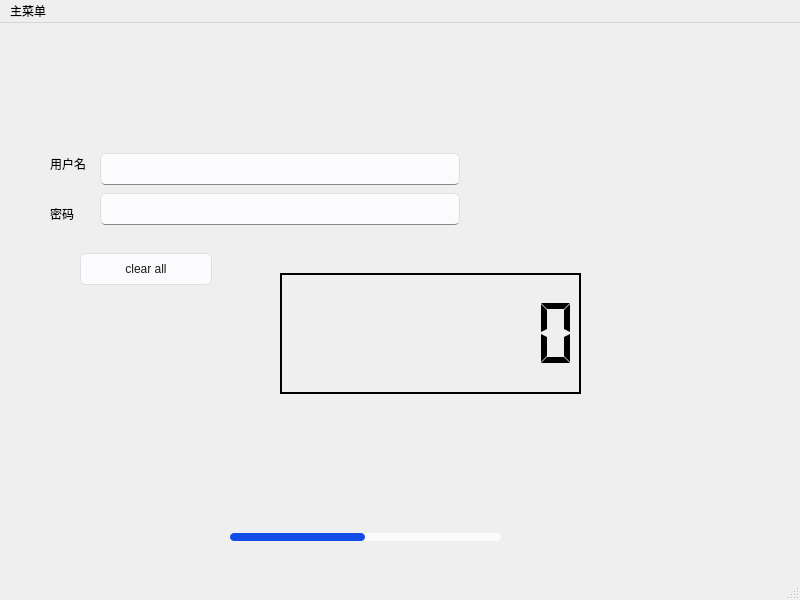
<?xml version="1.0" encoding="UTF-8"?>
<ui version="4.0">
 <class>MainWindow</class>
 <widget class="QMainWindow" name="MainWindow">
  <property name="geometry">
   <rect>
    <x>0</x>
    <y>0</y>
    <width>800</width>
    <height>600</height>
   </rect>
  </property>
  <property name="windowTitle">
   <string>MainWindow</string>
  </property>
  <widget class="QWidget" name="centralwidget">
   <widget class="QLabel" name="label">
    <property name="geometry">
     <rect>
      <x>50</x>
      <y>120</y>
      <width>111</width>
      <height>41</height>
     </rect>
    </property>
    <property name="text">
     <string>用户名</string>
    </property>
   </widget>
   <widget class="QLabel" name="label_2">
    <property name="geometry">
     <rect>
      <x>50</x>
      <y>170</y>
      <width>111</width>
      <height>41</height>
     </rect>
    </property>
    <property name="text">
     <string>密码</string>
    </property>
   </widget>
   <widget class="QLineEdit" name="lineEdit">
    <property name="geometry">
     <rect>
      <x>100</x>
      <y>130</y>
      <width>360</width>
      <height>32</height>
     </rect>
    </property>
    <property name="styleSheet">
     <string notr="true">QLineEdit{
font: 11pt &quot;微软雅黑&quot;;
border-radius: 5px;
border: 1px groove rgb(223, 223, 223);
background-color: rgb(251, 251, 253);
border-bottom-width: 1px;
border-bottom-color: rgb(136, 136, 136);
border-style: solid;
selection-background-color: rgb(19, 77, 231);
}

QLineEdit:focus {
font: 11pt &quot;微软雅黑&quot;;
border-radius: 5px;
border: 1px groove rgb(223, 223, 223);
background-color: rgb(251, 251, 253);
border-bottom-width: 2px;
border-bottom-color: rgb(19, 77, 231);
border-style: solid;
selection-background-color: rgb(19, 77, 231);
}
</string>
    </property>
    <property name="clearButtonEnabled">
     <bool>true</bool>
    </property>
   </widget>
   <widget class="QLineEdit" name="lineEdit_2">
    <property name="geometry">
     <rect>
      <x>100</x>
      <y>170</y>
      <width>360</width>
      <height>32</height>
     </rect>
    </property>
    <property name="styleSheet">
     <string notr="true">QLineEdit{
font: 11pt &quot;微软雅黑&quot;;
border-radius: 5px;
border: 1px groove rgb(223, 223, 223);
background-color: rgb(251, 251, 253);
border-bottom-width: 1px;
border-bottom-color: rgb(136, 136, 136);
border-style: solid;
selection-background-color: rgb(19, 77, 231);
lineedit-password-mask-delay: 1000
}

QLineEdit:focus {
font: 11pt &quot;微软雅黑&quot;;
border-radius: 5px;
border: 1px groove rgb(223, 223, 223);
background-color: rgb(251, 251, 253);
border-bottom-width: 2px;
border-bottom-color: rgb(19, 77, 231);
border-style: solid;
selection-background-color: rgb(19, 77, 231);
lineedit-password-mask-delay: 1000
}
</string>
    </property>
    <property name="maxLength">
     <number>8</number>
    </property>
    <property name="echoMode">
     <enum>QLineEdit::Normal</enum>
    </property>
    <property name="dragEnabled">
     <bool>false</bool>
    </property>
    <property name="cursorMoveStyle">
     <enum>Qt::LogicalMoveStyle</enum>
    </property>
    <property name="clearButtonEnabled">
     <bool>true</bool>
    </property>
   </widget>
   <widget class="QPushButton" name="pushButton">
    <property name="geometry">
     <rect>
      <x>80</x>
      <y>230</y>
      <width>132</width>
      <height>32</height>
     </rect>
    </property>
    <property name="toolTip">
     <string>哈哈哈哈</string>
    </property>
    <property name="toolTipDuration">
     <number>-1</number>
    </property>
    <property name="styleSheet">
     <string notr="true">QPushButton {
font: 11pt &quot;微软雅黑&quot;;
color: rgb(26, 26, 26);
border-radius: 5px; 
border: 1px groove rgb(223, 223, 223);
background-color: rgb(251, 251, 253);
border-style: solid
}

QPushButton:hover {
font: 11pt &quot;微软雅黑&quot;;
color: rgb(26, 26, 26);
border-radius: 5px; 
border: 1px groove rgb(223, 223, 223);
background-color: rgb(246, 246, 246);
border-style: solid
}

QPushButton:pressed {
font: 11pt &quot;微软雅黑&quot;;
color: rgb(136, 136, 136);
border-radius: 5px; 
border: 1px groove rgb(223, 223, 223);
background-color: rgb(240, 240, 240);
border-style: solid
}
</string>
    </property>
    <property name="text">
     <string>clear all</string>
    </property>
    <property name="checkable">
     <bool>false</bool>
    </property>
    <property name="checked">
     <bool>false</bool>
    </property>
   </widget>
   <widget class="QLCDNumber" name="lcdNumber">
    <property name="geometry">
     <rect>
      <x>280</x>
      <y>250</y>
      <width>301</width>
      <height>121</height>
     </rect>
    </property>
    <property name="frameShape">
     <enum>QFrame::Box</enum>
    </property>
    <property name="frameShadow">
     <enum>QFrame::Plain</enum>
    </property>
    <property name="lineWidth">
     <number>2</number>
    </property>
    <property name="smallDecimalPoint">
     <bool>false</bool>
    </property>
    <property name="digitCount">
     <number>8</number>
    </property>
    <property name="segmentStyle">
     <enum>QLCDNumber::Flat</enum>
    </property>
   </widget>
   <widget class="QProgressBar" name="progressBar">
    <property name="geometry">
     <rect>
      <x>230</x>
      <y>510</y>
      <width>271</width>
      <height>8</height>
     </rect>
    </property>
    <property name="maximumSize">
     <size>
      <width>16777215</width>
      <height>8</height>
     </size>
    </property>
    <property name="styleSheet">
     <string notr="true">QProgressBar::chunk {
border-radius:4px;
background: rgb(19, 77, 231);
}

QProgressBar#progressBar {
height: 8px;
border-radius: 4px;
background: rgb(251, 251, 253);
}</string>
    </property>
    <property name="maximum">
     <number>100</number>
    </property>
    <property name="value">
     <number>50</number>
    </property>
    <property name="alignment">
     <set>Qt::AlignCenter</set>
    </property>
    <property name="textVisible">
     <bool>false</bool>
    </property>
    <property name="orientation">
     <enum>Qt::Horizontal</enum>
    </property>
    <property name="invertedAppearance">
     <bool>false</bool>
    </property>
    <property name="textDirection">
     <enum>QProgressBar::TopToBottom</enum>
    </property>
    <property name="format">
     <string>%p%</string>
    </property>
   </widget>
  </widget>
  <widget class="QMenuBar" name="menubar">
   <property name="geometry">
    <rect>
     <x>0</x>
     <y>0</y>
     <width>800</width>
     <height>23</height>
    </rect>
   </property>
   <property name="sizePolicy">
    <sizepolicy hsizetype="MinimumExpanding" vsizetype="Expanding">
     <horstretch>0</horstretch>
     <verstretch>0</verstretch>
    </sizepolicy>
   </property>
   <widget class="QMenu" name="menu">
    <property name="geometry">
     <rect>
      <x>269</x>
      <y>129</y>
      <width>120</width>
      <height>103</height>
     </rect>
    </property>
    <property name="title">
     <string>主菜单</string>
    </property>
    <addaction name="actionqi"/>
    <addaction name="separator"/>
    <addaction name="action1"/>
   </widget>
   <addaction name="menu"/>
  </widget>
  <widget class="QStatusBar" name="statusbar"/>
  <action name="action1">
   <property name="checkable">
    <bool>false</bool>
   </property>
   <property name="text">
    <string>关闭</string>
   </property>
   <property name="iconVisibleInMenu">
    <bool>true</bool>
   </property>
  </action>
  <action name="actionqi">
   <property name="text">
    <string>清空</string>
   </property>
  </action>
 </widget>
 <resources/>
 <connections>
  <connection>
   <sender>pushButton</sender>
   <signal>clicked()</signal>
   <receiver>lineEdit_2</receiver>
   <slot>clear()</slot>
   <hints>
    <hint type="sourcelabel">
     <x>119</x>
     <y>271</y>
    </hint>
    <hint type="destinationlabel">
     <x>146</x>
     <y>209</y>
    </hint>
   </hints>
  </connection>
  <connection>
   <sender>pushButton</sender>
   <signal>clicked()</signal>
   <receiver>lineEdit</receiver>
   <slot>clear()</slot>
   <hints>
    <hint type="sourcelabel">
     <x>104</x>
     <y>265</y>
    </hint>
    <hint type="destinationlabel">
     <x>128</x>
     <y>174</y>
    </hint>
   </hints>
  </connection>
  <connection>
   <sender>lineEdit_2</sender>
   <signal>textChanged(QString)</signal>
   <receiver>lcdNumber</receiver>
   <slot>display(QString)</slot>
   <hints>
    <hint type="sourcelabel">
     <x>385</x>
     <y>206</y>
    </hint>
    <hint type="destinationlabel">
     <x>470</x>
     <y>323</y>
    </hint>
   </hints>
  </connection>
  <connection>
   <sender>action1</sender>
   <signal>triggered()</signal>
   <receiver>MainWindow</receiver>
   <slot>close()</slot>
   <hints>
    <hint type="sourcelabel">
     <x>-1</x>
     <y>-1</y>
    </hint>
    <hint type="destinationlabel">
     <x>399</x>
     <y>299</y>
    </hint>
   </hints>
  </connection>
  <connection>
   <sender>actionqi</sender>
   <signal>triggered()</signal>
   <receiver>lineEdit</receiver>
   <slot>clear()</slot>
   <hints>
    <hint type="sourcelabel">
     <x>-1</x>
     <y>-1</y>
    </hint>
    <hint type="destinationlabel">
     <x>280</x>
     <y>168</y>
    </hint>
   </hints>
  </connection>
  <connection>
   <sender>actionqi</sender>
   <signal>triggered()</signal>
   <receiver>lineEdit_2</receiver>
   <slot>clear()</slot>
   <hints>
    <hint type="sourcelabel">
     <x>-1</x>
     <y>-1</y>
    </hint>
    <hint type="destinationlabel">
     <x>280</x>
     <y>208</y>
    </hint>
   </hints>
  </connection>
 </connections>
</ui>
